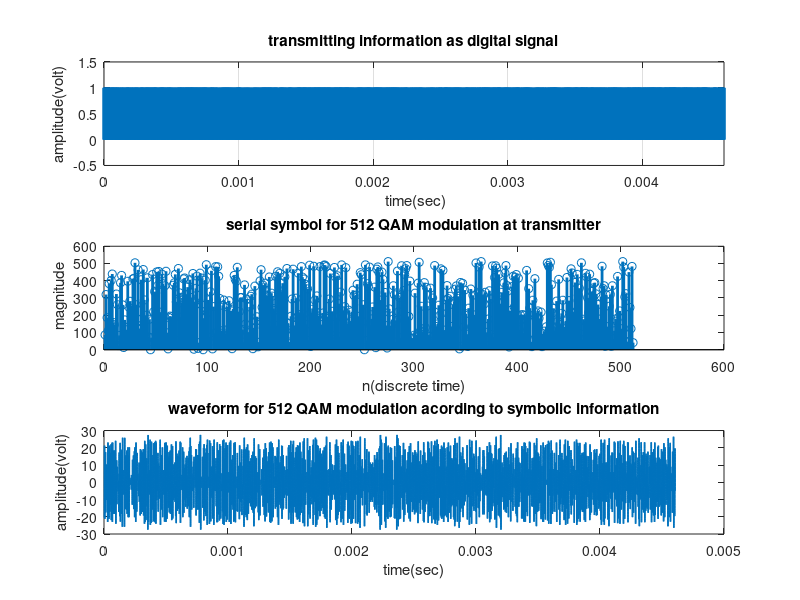
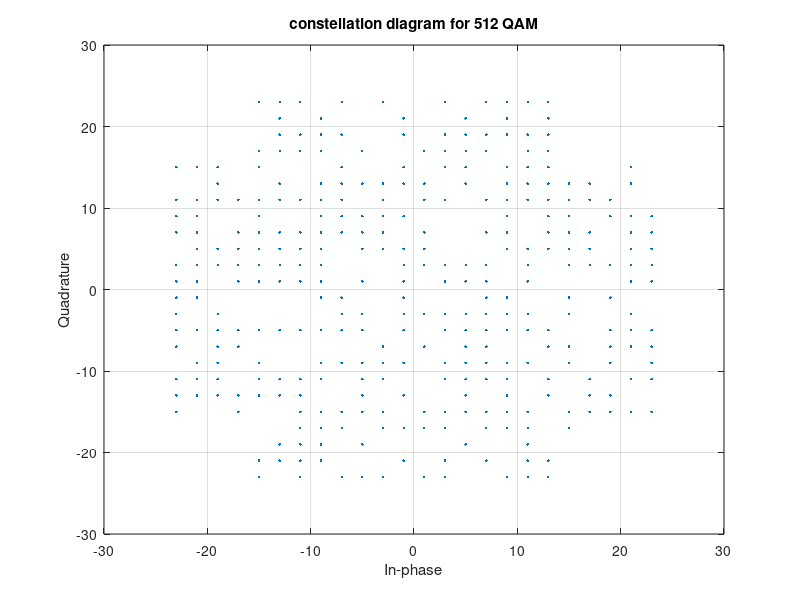
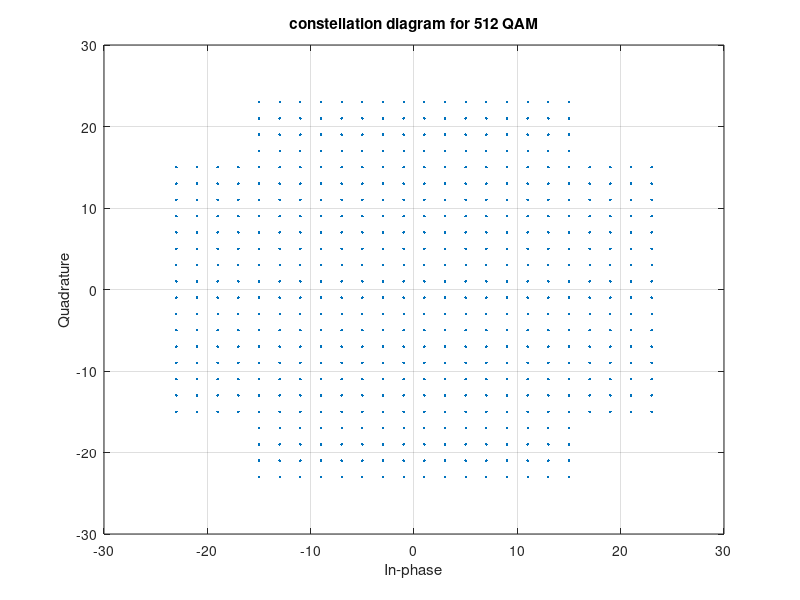
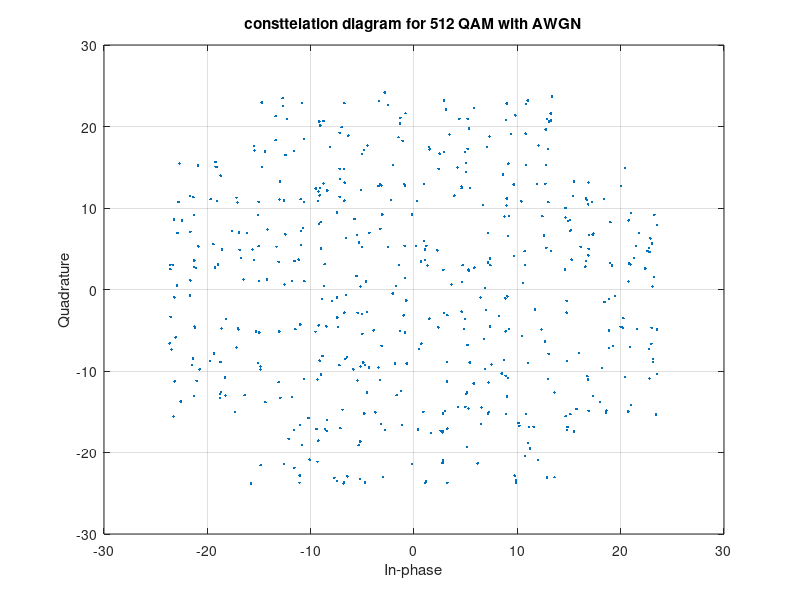

The MATLAB script that drew these images, in order:
clear all;
close all;
clc;

% We will use 512 QAM Modulation
% That means we have 512 symbols and #bits/symbols = log2(512) = 9
% our stream of bits at least will be 512 * 9 = 4608 bit
M = 512; % Number of symbols
m = log2(M); % Number Of bits per symbol 
n_bits = 4608 ; % Defining Number of bits
stream = randi([0, 1], 1,n_bits); % This function generates 4608 random binary values

% Representation of transmitting binary information as digital signal 
x=stream;
bp=.000001; % bit period
bit=[]; % Defining empty array 
% The following for loop convert the stream of bits to a digital signal
for n=1:1:length(x)
if x(n)==1;
se=ones(1,100);
else x(n)==0;
se=zeros(1,100);
end
bit=[bit se];
end
t1=bp/100:bp/100:100*length(x)*(bp/100);
figure(1)
subplot(3,1,1);
plot(t1,bit,'lineWidth',2.5);grid on;
axis([ 0 bp*length(x) -.5 1.5]);
ylabel('amplitude(volt)');
xlabel(' time(sec)');
title('transmitting information as digital signal');

% binary information convert into symbolic form for M-array QAM modulation
stream_reshape=reshape(stream,log2(M),n_bits/log2(M))'; % Reshape every 9 bits into one vector
for(j=1:1:M)
for(i=1:1:log2(M))
a(j,i)=num2str(stream_reshape(j,i));
end
end
as=bin2dec(a);
ass=as';
figure(1)
subplot(3,1,2);
stem(ass,'Linewidth',2.0);
title('serial symbol for 512 QAM modulation at transmitter');
xlabel('n(discrete time)');
ylabel(' magnitude');

% Mapping for 512 QAM modulation
% define general constalation distribution for 512 QAM starting from 0 to 511
constellation = [-15+17i  -15+19i  -15+21i  -15+23i   -1+23i   -1+21i...
  -1+19i   -1+17i   -1-17i   -1-19i   -1-21i   -1-23i  -15-23i  -15-21i...
  -15-19i  -15-17i  -13+17i  -13+19i  -13+21i  -13+23i   -3+23i   -3+21i...
   -3+19i   -3+17i   -3-17i   -3-19i   -3-21i   -3-23i  -13-23i  -13-21i...
  -13-19i  -13-17i  -11+17i  -11+19i  -11+21i  -11+23i   -5+23i   -5+21i...
   -5+19i   -5+17i   -5-17i   -5-19i   -5-21i   -5-23i  -11-23i  -11-21i...
  -11-19i  -11-17i   -9+17i   -9+19i   -9+21i   -9+23i   -7+23i   -7+21i...
   -7+19i   -7+17i   -7-17i   -7-19i   -7-21i   -7-23i   -9-23i   -9-21i...
   -9-19i   -9-17i  -23+15i  -23+13i  -23+11i   -23+9i   -23+7i   -23+5i...
   -23+3i   -23+1i   -23-1i   -23-3i   -23-5i   -23-7i   -23-9i  -23-11i...
  -23-13i  -23-15i  -21+15i  -21+13i  -21+11i   -21+9i   -21+7i   -21+5i...
   -21+3i   -21+1i   -21-1i   -21-3i   -21-5i   -21-7i   -21-9i  -21-11i...
  -21-13i  -21-15i  -19+15i  -19+13i  -19+11i   -19+9i   -19+7i   -19+5i...
   -19+3i   -19+1i   -19-1i   -19-3i   -19-5i   -19-7i   -19-9i  -19-11i  -19-13i  -19-15i  -17+15i  -17+13i  -17+11i   -17+9i   -17+7i   -17+5i   -17+3i   -17+1i   -17-1i   -17-3i   -17-5i   -17-7i   -17-9i  -17-11i  -17-13i  -17-15i  -15+15i  -15+13i  -15+11i   -15+9i   -15+7i   -15+5i   -15+3i   -15+1i   -15-1i   -15-3i   -15-5i   -15-7i   -15-9i  -15-11i  -15-13i  -15-15i  -13+15i  -13+13i  -13+11i   -13+9i   -13+7i   -13+5i   -13+3i   -13+1i   -13-1i   -13-3i   -13-5i   -13-7i   -13-9i  -13-11i  -13-13i  -13-15i  -11+15i  -11+13i  -11+11i   -11+9i   -11+7i   -11+5i   -11+3i   -11+1i   -11-1i   -11-3i   -11-5i   -11-7i   -11-9i  -11-11i  -11-13i  -11-15i   -9+15i   -9+13i   -9+11i    -9+9i    -9+7i    -9+5i    -9+3i    -9+1i    -9-1i    -9-3i    -9-5i    -9-7i    -9-9i   -9-11i   -9-13i   -9-15i   -7+15i   -7+13i   -7+11i    -7+9i    -7+7i    -7+5i    -7+3i    -7+1i    -7-1i    -7-3i    -7-5i    -7-7i    -7-9i   -7-11i   -7-13i   -7-15i   -5+15i   -5+13i   -5+11i    -5+9i    -5+7i    -5+5i    -5+3i    -5+1i    -5-1i    -5-3i    -5-5i    -5-7i    -5-9i   -5-11i   -5-13i   -5-15i   -3+15i   -3+13i   -3+11i    -3+9i    -3+7i    -3+5i    -3+3i    -3+1i    -3-1i    -3-3i    -3-5i    -3-7i    -3-9i   -3-11i   -3-13i   -3-15i   -1+15i   -1+13i   -1+11i    -1+9i    -1+7i    -1+5i    -1+3i    -1+1i    -1-1i    -1-3i    -1-5i    -1-7i    -1-9i   -1-11i   -1-13i   -1-15i    1+15i    1+13i    1+11i     1+9i     1+7i     1+5i     1+3i     1+1i     1-1i     1-3i     1-5i     1-7i     1-9i    1-11i    1-13i    1-15i    3+15i    3+13i    3+11i     3+9i     3+7i     3+5i     3+3i     3+1i     3-1i     3-3i     3-5i     3-7i     3-9i    3-11i    3-13i    3-15i    5+15i    5+13i    5+11i     5+9i     5+7i     5+5i     5+3i     5+1i     5-1i     5-3i     5-5i     5-7i     5-9i    5-11i    5-13i    5-15i    7+15i    7+13i    7+11i     7+9i     7+7i     7+5i     7+3i     7+1i     7-1i     7-3i     7-5i     7-7i     7-9i    7-11i    7-13i    7-15i    9+15i    9+13i    9+11i     9+9i     9+7i     9+5i     9+3i     9+1i     9-1i     9-3i     9-5i     9-7i     9-9i    9-11i    9-13i    9-15i   11+15i   11+13i   11+11i    11+9i    11+7i    11+5i    11+3i    11+1i    11-1i    11-3i    11-5i    11-7i    11-9i   11-11i   11-13i   11-15i   13+15i   13+13i   13+11i    13+9i    13+7i    13+5i    13+3i    13+1i    13-1i    13-3i    13-5i    13-7i    13-9i   13-11i   13-13i   13-15i   15+15i   15+13i   15+11i    15+9i    15+7i    15+5i    15+3i    15+1i    15-1i    15-3i    15-5i    15-7i    15-9i   15-11i   15-13i   15-15i   17+15i   17+13i   17+11i    17+9i    17+7i    17+5i    17+3i    17+1i    17-1i    17-3i    17-5i    17-7i    17-9i   17-11i   17-13i   17-15i   19+15i   19+13i   19+11i    19+9i    19+7i    19+5i    19+3i    19+1i    19-1i    19-3i    19-5i    19-7i    19-9i   19-11i   19-13i   19-15i   21+15i   21+13i   21+11i    21+9i    21+7i    21+5i    21+3i    21+1i    21-1i    21-3i    21-5i    21-7i    21-9i   21-11i   21-13i   21-15i   23+15i   23+13i   23+11i    23+9i    23+7i    23+5i    23+3i    23+1i    23-1i    23-3i    23-5i    23-7i    23-9i   23-11i   23-13i   23-15i    9+17i    9+19i    9+21i    9+23i    7+23i    7+21i    7+19i    7+17i    7-17i    7-19i    7-21i    7-23i    9-23i    9-21i    9-19i    9-17i   11+17i   11+19i   11+21i   11+23i    5+23i    5+21i    5+19i    5+17i    5-17i    5-19i    5-21i    5-23i   11-23i   11-21i   11-19i   11-17i   13+17i   13+19i   13+21i   13+23i    3+23i    3+21i    3+19i    3+17i    3-17i    3-19i    3-21i    3-23i   13-23i   13-21i   13-19i   13-17i   15+17i   15+19i   15+21i   15+23i    1+23i    1+21i    1+19i    1+17i    1-17i    1-19i    1-21i    1-23i   15-23i   15-21i   15-19i   15-17i];
p =[]; % Defining empty array 
% mapping symbols to general constellation
for v = 1:1:512
   for vv = 1:1:512
      if ass(v) == vv-1
          p = [p constellation(vv)];
      end
   end
end 
scatterplot(p),grid on;
title('constellation diagram for 512 QAM');
scatterplot(constellation),grid on;
title('constellation diagram for 512 QAM');


%512 QAM modulation
RR=real(p)
II=imag(p)
sp=bp*9; %symbol period for 512 QAM
sr=1/sp; % symbol rate
f=sr*2;
t=sp/100:sp/100:sp; % time vector for each transmitted symbol
m=[];
for(k=1:1:length(RR))
yr=RR(k)*cos(2*pi*f*t); % inphase or real component
yim=II(k)*sin(2*pi*f*t); % Quadrature or imagenary component
y=yr+yim;
m=[m y];
end
tt=sp/100:sp/100:sp*length(RR); % time vector for all transmitted symbols
figure(1);
subplot(3,1,3);
plot(tt,m);
title('waveform for 512 QAM modulation acording to symbolic information');
xlabel('time(sec)');
ylabel('amplitude(volt)');
%AWGN channel
p_signal= mean(abs(y).^2); % signal power 
% show noise effect on conestellation diagram 
    snr = 30; % signal to noise ratio in dB
    noise = awgn(p,snr,'measured'); % awgn effect 
        h = scatterplot (noise);
        grid
    title('consttelation diagram for 512 QAM with AWGN');

        
    snr = 10; 
    noise = awgn(p,snr,'measured');  
        h = scatterplot (noise);
        grid
  title('consttelation diagram for 512 QAM with AWGN');

      snr = 5; 
    noise = awgn(p,snr,'measured'); 
        h = scatterplot (noise);
        grid
  title('consttelation diagram for 512 QAM with AWGN');

      snr = 0; 
    noise = awgn(p,snr,'measured');
        h = scatterplot (noise);
        grid
  title('consttelation diagram for 512 QAM with AWGN');

            snr = -3; 
    noise = awgn(p,snr,'measured'); 
        h = scatterplot (noise);
        grid
  title('consttelation diagram for 512 QAM with AWGN');